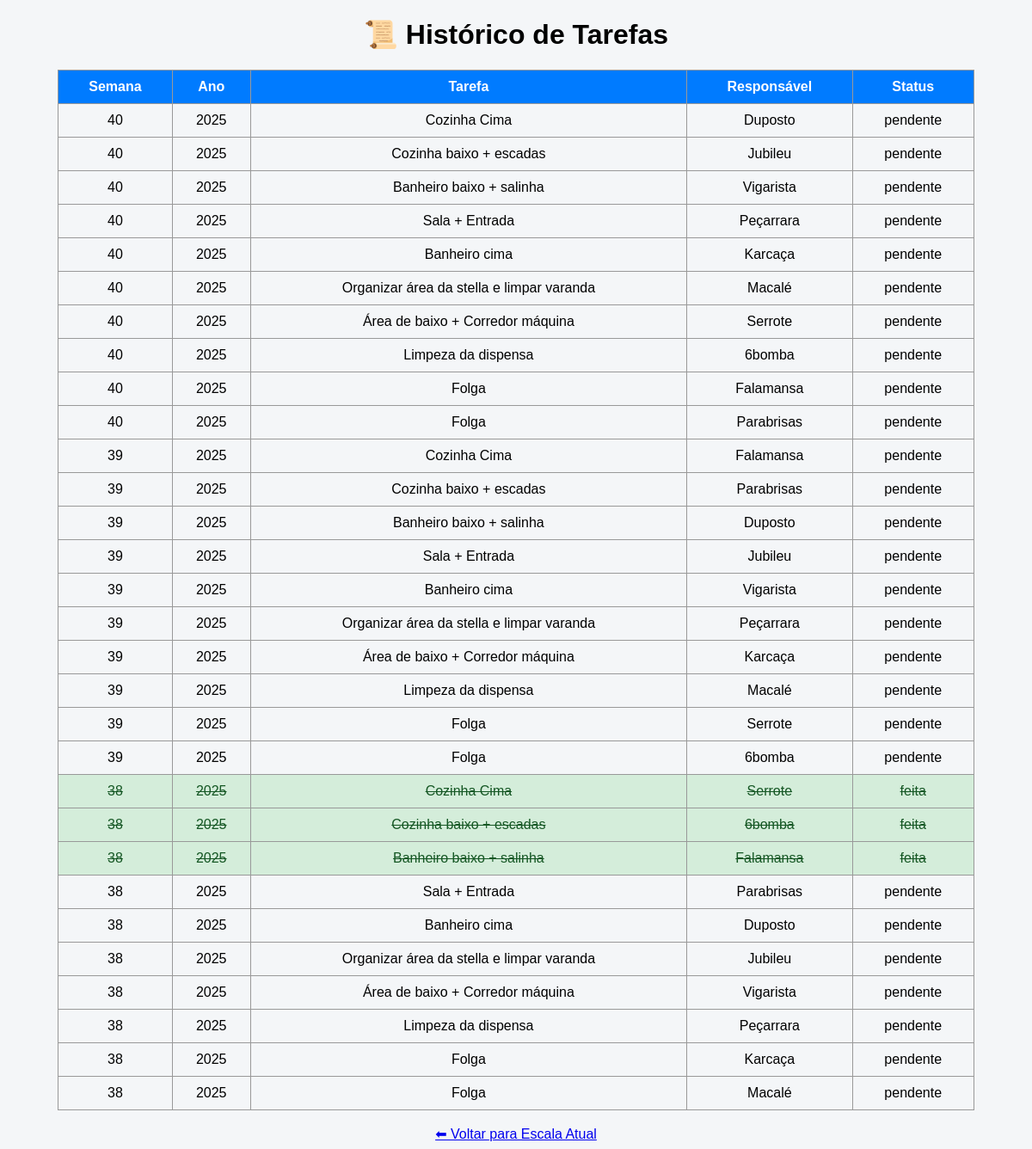
Before: /historico with the older database file.
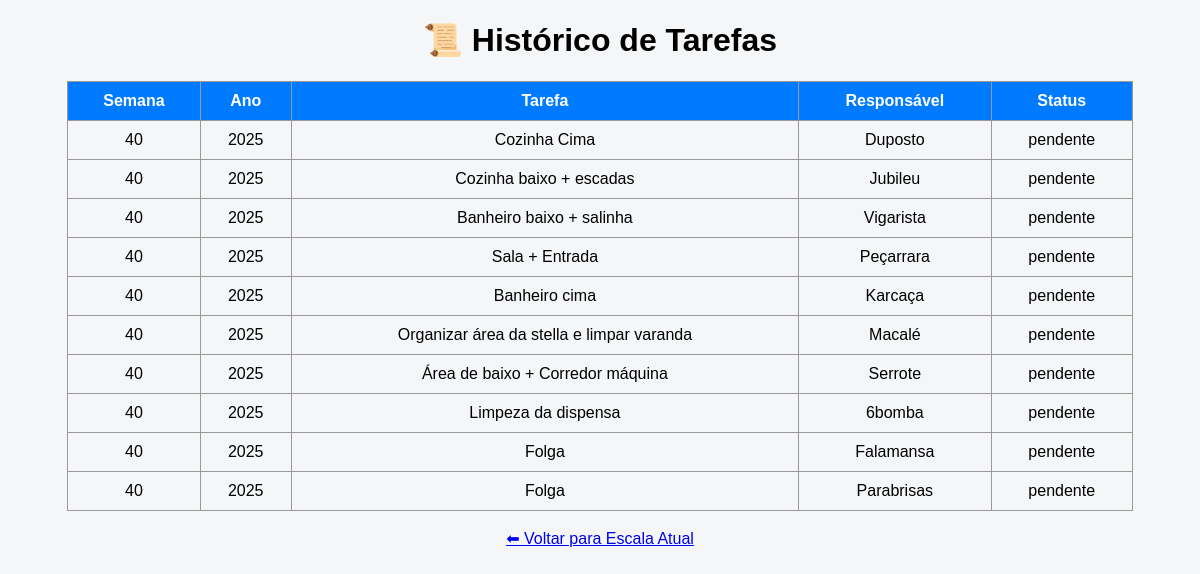
After: the same page with the newer database file.
### tables this page shows
CREATE TABLE historico (
            id INTEGER PRIMARY KEY AUTOINCREMENT,
            semana INTEGER,
            ano INTEGER,
            tarefa TEXT,
            responsavel TEXT,
            status TEXT
        );

### app.py (the view)
@app.route("/historico")
def historico():
    dados = buscar_historico()
    return render_template("historico.html", dados=dados)

### app.py (called while the page is built)
def buscar_historico():
    conn = sqlite3.connect("tarefas.db")
    cur = conn.cursor()
    cur.execute("SELECT semana, ano, tarefa, responsavel, status FROM historico ORDER BY ano DESC, semana DESC")
    rows = cur.fetchall()
    conn.close()
    return rows

### templates/historico.html (shortened to what this page needs)
<!DOCTYPE html>
<html lang="pt-BR">
<head>
    <link rel="stylesheet" href="{{ url_for('static', filename='style.css') }}">
</head>
<body>
    <h1>📜 Histórico de Tarefas</h1>
    <table>
        <tr>
            <th>Semana</th>
            <th>Ano</th>
            <th>Tarefa</th>
            <th>Responsável</th>
            <th>Status</th>
        </tr>
        {% for semana, ano, tarefa, responsavel, status in dados %}
        <tr class="{% if status == 'feita' %}feito{% endif %}">
            <td>{{ semana }}</td>
            <td>{{ ano }}</td>
            <td>{{ tarefa }}</td>
            <td>{{ responsavel }}</td>
            <td>{{ status }}</td>
        </tr>
        {% endfor %}
    </table>
    <br>
    <a href="/">⬅ Voltar para Escala Atual</a>
</body>
</html>

### static/style.css (style rules this page uses)
body { font-family: Arial, sans-serif; text-align: center; background: #f4f6f8; }
table { margin: auto; border-collapse: collapse; width: 90%; }
th, td { border: 1px solid #999; padding: 10px; }
th { background: #007BFF; color: white; }

Changed rows visible on the page:
removed historico: semana "39", ano "2025", tarefa "Cozinha Cima", responsavel "Falamansa", status "pendente"
removed historico: semana "39", ano "2025", tarefa "Cozinha baixo + escadas", responsavel "Parabrisas", status "pendente"
removed historico: semana "39", ano "2025", tarefa "Banheiro baixo + salinha", responsavel "Duposto", status "pendente"
removed historico: semana "39", ano "2025", tarefa "Sala + Entrada", responsavel "Jubileu", status "pendente"
removed historico: semana "39", ano "2025", tarefa "Banheiro cima", responsavel "Vigarista", status "pendente"
removed historico: semana "39", ano "2025", tarefa "Organizar área da stella e limpar varanda", responsavel "Peçarrara", status "pendente"
removed historico: semana "39", ano "2025", tarefa "Área de baixo + Corredor máquina", responsavel "Karcaça", status "pendente"
removed historico: semana "39", ano "2025", tarefa "Limpeza da dispensa", responsavel "Macalé", status "pendente"
removed historico: semana "39", ano "2025", tarefa "Folga", responsavel "Serrote", status "pendente"
removed historico: semana "39", ano "2025", tarefa "Folga", responsavel "6bomba", status "pendente"
removed historico: semana "38", ano "2025", tarefa "Cozinha Cima", responsavel "Serrote", status "feita"
removed historico: semana "38", ano "2025", tarefa "Cozinha baixo + escadas", responsavel "6bomba", status "feita"
removed historico: semana "38", ano "2025", tarefa "Banheiro baixo + salinha", responsavel "Falamansa", status "feita"
removed historico: semana "38", ano "2025", tarefa "Sala + Entrada", responsavel "Parabrisas", status "pendente"
removed historico: semana "38", ano "2025", tarefa "Banheiro cima", responsavel "Duposto", status "pendente"
removed historico: semana "38", ano "2025", tarefa "Organizar área da stella e limpar varanda", responsavel "Jubileu", status "pendente"
removed historico: semana "38", ano "2025", tarefa "Área de baixo + Corredor máquina", responsavel "Vigarista", status "pendente"
removed historico: semana "38", ano "2025", tarefa "Limpeza da dispensa", responsavel "Peçarrara", status "pendente"
removed historico: semana "38", ano "2025", tarefa "Folga", responsavel "Karcaça", status "pendente"
removed historico: semana "38", ano "2025", tarefa "Folga", responsavel "Macalé", status "pendente"
